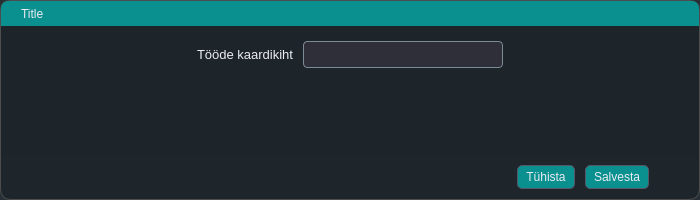
<?xml version="1.0" encoding="UTF-8"?>
<ui version="4.0">
 <class>LayeAdjuster</class>
 <widget class="QDialog" name="LayeAdjuster">
  <property name="geometry">
   <rect>
    <x>0</x>
    <y>0</y>
    <width>700</width>
    <height>200</height>
   </rect>
  </property>
  <property name="minimumSize">
   <size>
    <width>700</width>
    <height>200</height>
   </size>
  </property>
  <property name="maximumSize">
   <size>
    <width>700</width>
    <height>200</height>
   </size>
  </property>
  <property name="font">
   <font>
    <pointsize>10</pointsize>
    <weight>75</weight>
    <bold>true</bold>
   </font>
  </property>
  <property name="windowTitle">
   <string>Maa-ameti aluskaardi seadistamine</string>
  </property>
  <property name="styleSheet">
   <string notr="true">* {
    border: transparent;
    boreder-radius: 10px;
	background-color: rgba(29, 37, 43, 0.78);  /* 10% transparency */
    padding: 0;
    margin: 0;
    color: #ececf1; /* Brighter default text */
}

#FrameMain{
    border-radius: 10px;
	border: 1px solid #4d4d4d;
	background-color: rgba(29, 37, 43, 0.89);  /* 10% transparency */
}


QLabel, QFrame{
	background: None;
	}




/* ------------------------------------------------------ */
/* 🧠 Global Interaction Effects - Focused Field &amp; Tabs   */
/* ------------------------------------------------------ */
QLineEdit:focus, QTextEdit:focus, QComboBox:focus,   QTabBar::tab:selected {
        /* 🟢 Bottom glow - Extends further for visibility */
    border: 1px solid; 
    border-left-color: qradialgradient(spread:pad, cx:0, cy:0.347273, radius:0.826, fx:0.453364, fy:0.097, stop:0.125 rgba(9, 144, 143, 88), stop:1 rgba(46, 47, 56, 76));
    border-top-color: qradialgradient(spread:pad, cx:0, cy:0.347273, radius:0.826, fx:0.453364, fy:0.097, stop:0.125 rgba(9, 144, 143, 88), stop:1 rgba(46, 47, 56, 76));
    border-bottom-color: qradialgradient(spread:pad, cx:1, cy:0.728, radius:0.826, fx:0.498455, fy:0.95, stop:0.125 rgba(9, 144, 143, 88), stop:1 rgba(46, 47, 56, 76));
    border-right-color: qradialgradient(spread:pad, cx:1, cy:0.728, radius:0.826, fx:0.498455, fy:0.95, stop:0.125 rgba(9, 144, 143, 88), stop:1 rgba(46, 47, 56, 76));	

}

 QLineEdit:hover, QTextEdit:hover, QComboBox:hover, QTabBar::tab:hover {
        /* 🟡 Hover Glow - Softer but Visible */
    border: 1px solid; 
    border-left-color: qradialgradient(spread:pad, cx:0, cy:0.347273, radius:0.826, fx:0.453364, fy:0.097, stop:0.125 rgba(9, 144, 143, 88), stop:1 rgba(46, 47, 56, 76));
    border-top-color: qradialgradient(spread:pad, cx:0, cy:0.347273, radius:0.826, fx:0.453364, fy:0.097, stop:0.125 rgba(9, 144, 143, 88), stop:1 rgba(46, 47, 56, 76));
    border-bottom-color: qradialgradient(spread:pad, cx:1, cy:0.728, radius:0.826, fx:0.498455, fy:0.95, stop:0.125 rgba(9, 144, 143, 88), stop:1 rgba(46, 47, 56, 76));
    border-right-color: qradialgradient(spread:pad, cx:1, cy:0.728, radius:0.826, fx:0.498455, fy:0.95, stop:0.125 rgba(9, 144, 143, 88), stop:1 rgba(46, 47, 56, 76));	
    background-color: qradialgradient(spread:pad, cx:1, cy:0.995, radius:0.5, fx:1, fy:0.988, stop:0 rgba(9, 144, 143, 88), stop:0.920455 rgba(46, 47, 56, 76));
}

/* ---------------------------- */
/* 📝 QLineEdit Styling */
/* ---------------------------- */
QLineEdit {
    background-color: #303a42;   /* Matches the global dark background */
    color: #c5c5d2;              /* Default light gray text */
    border: 1px solid #6f7f87;
    border-radius: 4px;          /* Rounded corners for a smooth look */
    padding: 4px;                /* Adequate padding for text clarity */
}

/* 
   Note: Your existing rules for QLineEdit:focus and QLineEdit:hover already provide
   the gradient border and glow effects. This default state ensures a smooth transition 
   into those interactive states.
*/

/* ---------------------------- */
/* 🔘 Disabled State for QLineEdit */
/* ---------------------------- */
QLineEdit:disabled {
    background-color: #24252e;  /* A slightly darker tone for disabled state */
    border: 1px dashed rgba(120, 120, 130, 0.5);  /* Dashed and faded border */
    color: rgba(170, 170, 180, 0.5);  /* Muted text color */
    opacity: 0.5;               /* Lower opacity to indicate inactivity */
}

/* ---------------------------- */
/* 🖱️ QListWidget Focus */
/* ---------------------------- */
QListWidget:focus {
	boreder: 1px solid;
    border-left-color: qradialgradient(spread:pad, cx:0, cy:0.347273, radius:0.826, fx:0.453364, fy:0.097, stop:0.125 rgba(9, 144, 143, 88), stop:1 rgba(46, 47, 56, 76));
    border-top-color: qradialgradient(spread:pad, cx:0, cy:0.347273, radius:0.826, fx:0.453364, fy:0.097, stop:0.125 rgba(9, 144, 143, 88), stop:1 rgba(46, 47, 56, 76));
    border-bottom-color: qradialgradient(spread:pad, cx:1, cy:0.728, radius:0.826, fx:0.498455, fy:0.95, stop:0.125 rgba(9, 144, 143, 88), stop:1 rgba(46, 47, 56, 76));
    border-right-color: qradialgradient(spread:pad, cx:1, cy:0.728, radius:0.826, fx:0.498455, fy:0.95, stop:0.125 rgba(9, 144, 143, 88), stop:1 rgba(46, 47, 56, 76));	
}

/* ---------------------------- */
/* 🖱️ QListWidget Hovered Item */
/* ---------------------------- */
QListWidget::item:hover {
    border: 1px solid; 
    border-left-color: qradialgradient(spread:pad, cx:0, cy:0.347273, radius:0.826, 
        fx:0.453364, fy:0.097, stop:0.125 rgba(9, 144, 143, 88), stop:1 rgba(46, 47, 56, 76));
    border-top-color: qradialgradient(spread:pad, cx:0, cy:0.347273, radius:0.826, 
        fx:0.453364, fy:0.097, stop:0.125 rgba(9, 144, 143, 88), stop:1 rgba(46, 47, 56, 76));
    border-bottom-color: qradialgradient(spread:pad, cx:1, cy:0.728, radius:0.826, 
        fx:0.498455, fy:0.95, stop:0.125 rgba(9, 144, 143, 88), stop:1 rgba(46, 47, 56, 76));
    border-right-color: qradialgradient(spread:pad, cx:1, cy:0.728, radius:0.826, 
        fx:0.498455, fy:0.95, stop:0.125 rgba(9, 144, 143, 88), stop:1 rgba(46, 47, 56, 76));  
	background-color: qradialgradient(spread:pad, cx:1, cy:0.995, radius:0.5, fx:1, fy:0.988, stop:0 rgba(9, 144, 143, 255), stop:0.920455 rgba(46, 47, 56, 253));
    border-radius: 4px;
}

/* ---------------------------- */
/* ✅ QListWidget Selected Item */
/* ---------------------------- */
QListWidget::item:selected {
	color: #c5c5d2; /* Default light gray text */	
    border: 1px solid; 
 	 border-radius: 4px;
    border-left-color: qradialgradient(spread:pad, cx:0, cy:0.347273, radius:0.826, 
        fx:0.453364, fy:0.097, stop:0.125 rgba(9, 144, 143, 66), stop:1 rgba(46, 47, 56, 54));
    border-top-color: qradialgradient(spread:pad, cx:0, cy:0.347273, radius:0.826, 
        fx:0.453364, fy:0.097, stop:0.125 rgba(9, 144, 143, 66), stop:1 rgba(46, 47, 56, 54));
    border-bottom-color: qradialgradient(spread:pad, cx:1, cy:0.728, radius:0.826, 
        fx:0.498455, fy:0.95, stop:0.125 rgba(9, 144, 143, 66), stop:1 rgba(46, 47, 56, 54));
    border-right-color: qradialgradient(spread:pad, cx:1, cy:0.728, radius:0.826, 
        fx:0.498455, fy:0.95, stop:0.125 rgba(9, 144, 143, 66), stop:1 rgba(46, 47, 56, 54));  
	background-color: qradialgradient(spread:pad, cx:1, cy:0.995, radius:1.24, fx:1, fy:0.988, stop:0 rgba(9, 144, 143, 172), stop:0.920455 rgba(46, 47, 56, 0));
}



/* ---------------------------- */
/* 🔘 QPushButton Styling */
/* ---------------------------- */

QPushButton {
    padding: 4px 8px;
    text-align: center;
    border-radius: 5px;
	background-color: rgb(9, 144, 143);
    border: 1px solid #565869; /* Default border */
    color: #ececf1; /* Brighter text */
    transition: all 150ms ease-in-out; /* Smooth transition */
}

/* 🟢 Hover Effect - Glow &amp; Color Shift */
QPushButton:hover {
    background-color: #5c5d6e; /* Slightly lighter background */
    border: 1px solid #acacbe; /* Lighter border */
    
color: #c5c5d2; /* Default text color */

}

/* 🔴 Pressed Effect - Darker Look &amp; More Intense Glow */
QPushButton:pressed {
    background-color: #2d2e3a; /* Darker background */
    border: 1px solid #8e8ea0; /* Slightly darker border */
    color: #bdbecf; /* Dimmed text */

}

/* ⚫ Disabled State - More Noticeable */
QPushButton:disabled {
    background-color: #24252e; /* **Much darker background** */
    border: 1px dashed rgba(120, 120, 130, 0.5); /* **Dashed, faded border** */
    color: rgba(170, 170, 180, 0.5); /* **Faded text color** */
    opacity: 0.5; /* **Lower opacity to indicate inactive state** */
}

QPushButton:focus{
	    border: 1px solid; 	
    border-left-color: qradialgradient(spread:pad, cx:0, cy:0.347273, radius:0.826, fx:0.453364, fy:0.097, stop:0.125 rgba(9, 144, 143, 88), stop:1 rgba(46, 47, 56, 76));
    border-top-color: qradialgradient(spread:pad, cx:0, cy:0.347273, radius:0.826, fx:0.453364, fy:0.097, stop:0.125 rgba(9, 144, 143, 88), stop:1 rgba(46, 47, 56, 76));
    border-bottom-color: qradialgradient(spread:pad, cx:1, cy:0.728, radius:0.826, fx:0.498455, fy:0.95, stop:0.125 rgba(9, 144, 143, 88), stop:1 rgba(46, 47, 56, 76));
    border-right-color: qradialgradient(spread:pad, cx:1, cy:0.728, radius:0.826, fx:0.498455, fy:0.95, stop:0.125 rgba(9, 144, 143, 88), stop:1 rgba(46, 47, 56, 76));	
	background-color: rgb(31, 93, 92);
}


/* ══════════════════════════════════════════════════════ */
/*                 ✅ QCheckBox Styling                   */
/* ══════════════════════════════════════════════════════ */

QCheckBox {
    color: #d1d1e0;
    spacing: 5px;
    font-size: 12px;
	 background: transparent; /* This removes any background */
}

/* Default indicator box */
QCheckBox::indicator {
    width: 16px;
    height: 16px;
    background-color: #40414f;
    border: 1px solid #1f5d5c;
    border-radius: 3px;
}

/* Hovered box */
QCheckBox::indicator:hover {
    border: 1px solid #0b4544;
    background-color: #565869;
}

/* Checked state */
QCheckBox::indicator:checked {
    background-color: rgb(9, 144, 143);
    border: 1px solid #565869;
    image: url(&quot;:/images/themes/default/algorithms/mAlgorithmCheckGeometry.svg&quot;);
}

/* Checked + Hover */
QCheckBox::indicator:checked:hover {
    background-color: rgba(9, 144, 143, 0.8);
    border: 1px solid #acacbe;
}

/* Disabled */
QCheckBox:disabled {
    color: #6a6a75;
}
QCheckBox::indicator:disabled {
    background-color: #2c2c35;
    border: 1px dashed rgba(120, 120, 130, 0.5);
}
QCheckBox::indicator:checked:disabled {
    background-color: rgba(50, 50, 60, 0.5);
    border: 1px solid #40414f;
    image: url(&quot;:/images/themes/default/algorithms/mAlgorithmCheckGeometry.svg&quot;);
    opacity: 0.5;
}


/* ══════════════════════════════════════════════════════ */
/*                     🔘 COMBOBOX STYLING                */
/* ══════════════════════════════════════════════════════ */

QComboBox {
    background-color: #2e2f38;
    color: #c5c5d2;
	border: 1px solid #7b8a95;    
	border-radius: 4px;
    padding: 4px;
}

QComboBox::drop-down {
    background-color: #2e2f38;
    border: none;
    border-radius: 10px;
    width: 16px;
    height: 16px;
    subcontrol-origin: padding;
    subcontrol-position: right; /* Adjusted to right for a common look */
}



QComboBox QAbstractItemView {
    background-color: #2e2f38;
    border: 1px solid #565869;
    selection-background-color: qradialgradient(
        spread: pad,
        cx: 1,
        cy: 0.728,
        radius: 0.826,
        fx: 0.498455,
        fy: 0.95,
        stop: 0.125 rgba(9,144,143,150),
        stop: 1 rgba(46,47,56,253)
    );
    selection-color: #ececf1;
}

QComboBox QAbstractItemView::item {
    background-color: #2e2f38;
    color: #c5c5d2;
}

QComboBox QAbstractItemView::item:selected {
    background-color: qradialgradient(
        spread: pad,
        cx: 1,
        cy: 0.728,
        radius: 0.826,
        fx: 0.498455,
        fy: 0.95,
        stop: 0.125 rgba(9,144,143,150),
        stop: 1 rgba(46,47,56,253)
    );
    color: #ececf1;
}

QComboBox QAbstractItemView::item:hover {
    background-color: qradialgradient(
        spread: pad,
        cx: 1,
        cy: 0.995,
        radius: 1.24,
        fx: 1,
        fy: 0.988,
        stop: 0 rgba(9,144,143,150),
        stop: 0.920455 rgba(46,47,56,253)
    );
    color: #ececf1;
}

QComboBox:focus {
    border: 1px solid qradialgradient(
        spread: pad,
        cx: 0,
        cy: 0.347273,
        radius: 0.826,
        fx: 0.453364,
        fy: 0.097,
        stop: 0.125 rgba(9,144,143,88),
        stop: 1 rgba(46,47,56,76)
    );
}

QComboBox:disabled {
    background-color: #2e2f38;
    border: 1px solid #565869;
    color: #8a95a5;
}


#dragFrame {
    border-top-left-radius: 7px;
    border-top-right-radius: 7px;
    border-bottom-right-radius: 0px;
    border-bottom-left-radius: 0px;
    background-color: rgba(9, 144, 143, 1.0);
    cursor: move;
    color: #ececf1; /* Brighter default text */
}


</string>
  </property>
  <layout class="QVBoxLayout" name="verticalLayout_4">
   <property name="spacing">
    <number>0</number>
   </property>
   <property name="leftMargin">
    <number>0</number>
   </property>
   <property name="topMargin">
    <number>0</number>
   </property>
   <property name="rightMargin">
    <number>0</number>
   </property>
   <property name="bottomMargin">
    <number>0</number>
   </property>
   <item>
    <widget class="QFrame" name="FrameMain">
     <property name="minimumSize">
      <size>
       <width>0</width>
       <height>100</height>
      </size>
     </property>
     <property name="styleSheet">
      <string notr="true"/>
     </property>
     <property name="frameShape">
      <enum>QFrame::StyledPanel</enum>
     </property>
     <property name="frameShadow">
      <enum>QFrame::Raised</enum>
     </property>
     <layout class="QVBoxLayout" name="verticalLayout_2">
      <property name="spacing">
       <number>0</number>
      </property>
      <property name="leftMargin">
       <number>0</number>
      </property>
      <property name="topMargin">
       <number>0</number>
      </property>
      <property name="rightMargin">
       <number>0</number>
      </property>
      <property name="bottomMargin">
       <number>0</number>
      </property>
      <item>
       <widget class="QFrame" name="dragFrame">
        <property name="minimumSize">
         <size>
          <width>0</width>
          <height>25</height>
         </size>
        </property>
        <property name="maximumSize">
         <size>
          <width>1000000</width>
          <height>25</height>
         </size>
        </property>
        <property name="frameShape">
         <enum>QFrame::StyledPanel</enum>
        </property>
        <property name="frameShadow">
         <enum>QFrame::Raised</enum>
        </property>
        <layout class="QHBoxLayout" name="horizontalLayout_6">
         <property name="spacing">
          <number>0</number>
         </property>
         <property name="leftMargin">
          <number>20</number>
         </property>
         <property name="topMargin">
          <number>0</number>
         </property>
         <property name="rightMargin">
          <number>0</number>
         </property>
         <property name="bottomMargin">
          <number>0</number>
         </property>
         <item>
          <widget class="QLabel" name="lblTitle">
           <property name="text">
            <string>Title</string>
           </property>
          </widget>
         </item>
        </layout>
       </widget>
      </item>
      <item>
       <widget class="QWidget" name="fSettingsProperties" native="true">
        <layout class="QVBoxLayout" name="verticalLayout">
         <item>
          <widget class="QFrame" name="frame_3">
           <property name="frameShape">
            <enum>QFrame::StyledPanel</enum>
           </property>
           <property name="frameShadow">
            <enum>QFrame::Raised</enum>
           </property>
           <layout class="QHBoxLayout" name="horizontalLayout_3">
            <property name="spacing">
             <number>10</number>
            </property>
            <property name="leftMargin">
             <number>0</number>
            </property>
            <property name="topMargin">
             <number>0</number>
            </property>
            <property name="rightMargin">
             <number>0</number>
            </property>
            <property name="bottomMargin">
             <number>0</number>
            </property>
           </layout>
          </widget>
         </item>
         <item alignment="Qt::AlignHCenter">
          <widget class="QFrame" name="WorksElements">
           <property name="frameShape">
            <enum>QFrame::StyledPanel</enum>
           </property>
           <property name="frameShadow">
            <enum>QFrame::Raised</enum>
           </property>
           <layout class="QHBoxLayout" name="horizontalLayout_4">
            <property name="spacing">
             <number>10</number>
            </property>
            <property name="leftMargin">
             <number>0</number>
            </property>
            <property name="topMargin">
             <number>0</number>
            </property>
            <property name="rightMargin">
             <number>0</number>
            </property>
            <property name="bottomMargin">
             <number>0</number>
            </property>
            <item alignment="Qt::AlignLeft">
             <widget class="QLabel" name="lblWorksLayer">
              <property name="font">
               <font>
                <family>Tahoma</family>
                <pointsize>10</pointsize>
               </font>
              </property>
              <property name="text">
               <string>Tööde kaardikiht</string>
              </property>
             </widget>
            </item>
            <item>
             <widget class="QComboBox" name="cbWorksLayer">
              <property name="minimumSize">
               <size>
                <width>200</width>
                <height>0</height>
               </size>
              </property>
              <property name="baseSize">
               <size>
                <width>0</width>
                <height>0</height>
               </size>
              </property>
              <property name="font">
               <font>
                <pointsize>10</pointsize>
               </font>
              </property>
              <property name="sizeAdjustPolicy">
               <enum>QComboBox::AdjustToContents</enum>
              </property>
              <property name="iconSize">
               <size>
                <width>6</width>
                <height>6</height>
               </size>
              </property>
              <item>
               <property name="text">
                <string/>
               </property>
              </item>
              <item>
               <property name="text">
                <string/>
               </property>
              </item>
              <item>
               <property name="text">
                <string/>
               </property>
              </item>
              <item>
               <property name="text">
                <string/>
               </property>
              </item>
             </widget>
            </item>
           </layout>
          </widget>
         </item>
         <item>
          <spacer name="verticalSpacer_2">
           <property name="orientation">
            <enum>Qt::Vertical</enum>
           </property>
           <property name="sizeHint" stdset="0">
            <size>
             <width>20</width>
             <height>40</height>
            </size>
           </property>
          </spacer>
         </item>
        </layout>
       </widget>
      </item>
      <item>
       <widget class="QFrame" name="Buttons">
        <property name="frameShape">
         <enum>QFrame::StyledPanel</enum>
        </property>
        <property name="frameShadow">
         <enum>QFrame::Raised</enum>
        </property>
        <layout class="QHBoxLayout" name="horizontalLayout">
         <property name="spacing">
          <number>10</number>
         </property>
         <property name="leftMargin">
          <number>0</number>
         </property>
         <property name="topMargin">
          <number>10</number>
         </property>
         <property name="rightMargin">
          <number>50</number>
         </property>
         <property name="bottomMargin">
          <number>10</number>
         </property>
         <item>
          <spacer name="horizontalSpacer">
           <property name="orientation">
            <enum>Qt::Horizontal</enum>
           </property>
           <property name="sizeHint" stdset="0">
            <size>
             <width>411</width>
             <height>20</height>
            </size>
           </property>
          </spacer>
         </item>
         <item>
          <widget class="QPushButton" name="pbCancelSave">
           <property name="text">
            <string>Tühista</string>
           </property>
           <property name="icon">
            <iconset>
             <normaloff>../../icons/Icons_hele/x-circle.svg</normaloff>../../icons/Icons_hele/x-circle.svg</iconset>
           </property>
           <property name="iconSize">
            <size>
             <width>16</width>
             <height>16</height>
            </size>
           </property>
          </widget>
         </item>
         <item>
          <widget class="QPushButton" name="pbSaveLayerSettings">
           <property name="font">
            <font>
             <family>Tahoma</family>
            </font>
           </property>
           <property name="text">
            <string>Salvesta</string>
           </property>
           <property name="icon">
            <iconset>
             <normaloff>../../icons/Icons_hele/save.svg</normaloff>../../icons/Icons_hele/save.svg</iconset>
           </property>
           <property name="iconSize">
            <size>
             <width>16</width>
             <height>16</height>
            </size>
           </property>
          </widget>
         </item>
        </layout>
       </widget>
      </item>
     </layout>
    </widget>
   </item>
  </layout>
 </widget>
 <resources/>
 <connections/>
</ui>
